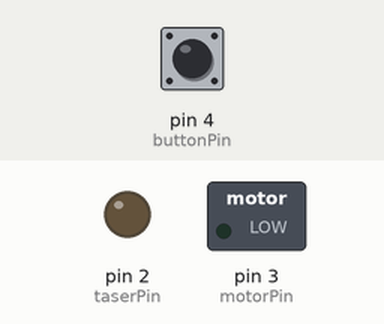
This sketch was run on a simulated Arduino Uno, built with avr-gcc and run on an emulated ATmega328P. Parts: switched loads named in the sketch (green lamp = pin HIGH), output pins drawn as LEDs (lit = HIGH). Inputs (shaded band) come from the test bench; at power-on: pin 4 (buttonPin) HIGH.

Above: at 1.8 s.
1.9 s: pin 4 (buttonPin) pulled LOW for 3.2 s
At 2.8 s:
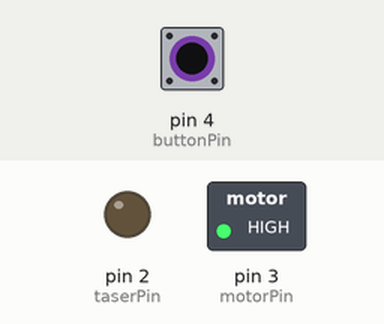
At 3.9 s:
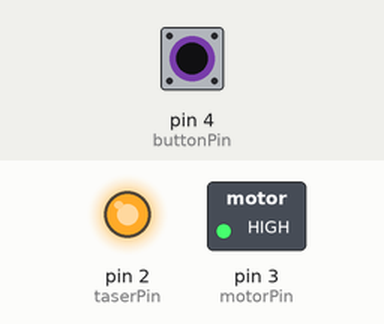
Timing chart, 0 to 7.5 s (numbered marks = the images above; inputs shaded):
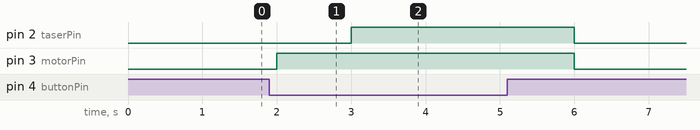

The sketch:

TP_Taser.ino
```cpp
#define taserPin 2
#define motorPin 3
#define buttonPin 4
#define shockTime 1
#define resetTime 120
#define motorSpeed 255

int clk = 0;    //Set reset timer to zero
int shock = 0;  //Set shock timer to zero

void setup() {
  pinMode(motorPin, OUTPUT);
  pinMode(taserPin, OUTPUT);
  pinMode(buttonPin, INPUT);
}

void loop() {
  if(digitalRead(buttonPin) == LOW && shock >= shockTime){ // Shock if shock time has passed and button is pushed
    digitalWrite(taserPin, HIGH);
  }
  else{
    digitalWrite(taserPin, LOW);
  }
  if(digitalRead(buttonPin) == LOW){  // While the button is pushed
    analogWrite(motorPin, motorSpeed); // Start the motor
    delay(1000);                // Wait one second
    shock++;                    // Increment the shock timer
    clk++;                      // Increment the reset timer
  }
  else{                               // While the button is open
    analogWrite(motorPin, 0);   // Stop the motor
    delay(1000);                // Wait one second
    clk++;                      // Increment the reset timer
  }
  if(clk >= resetTime){         // Reset the clocks if time has passed
    clk = 0;
    shock = 0;
  }
  //LED Case Statement
}
```

Measured:
- after the input at 1.9 s, pin 2 (taserPin): LOW → HIGH after 1.1 s, → LOW 3.0 s later; pin 3 (motorPin): LOW → HIGH after 0.10 s, → LOW 4.0 s later
